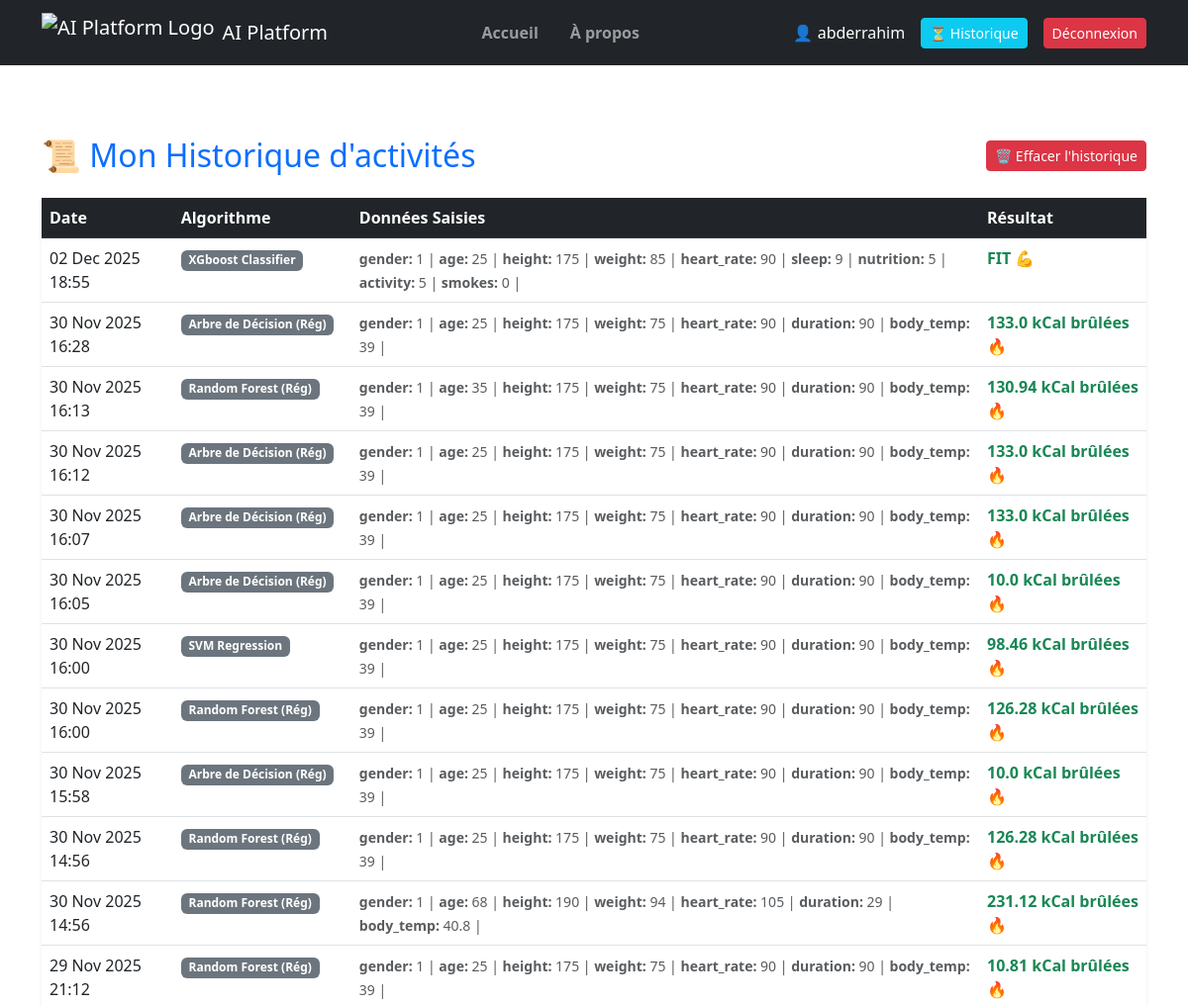
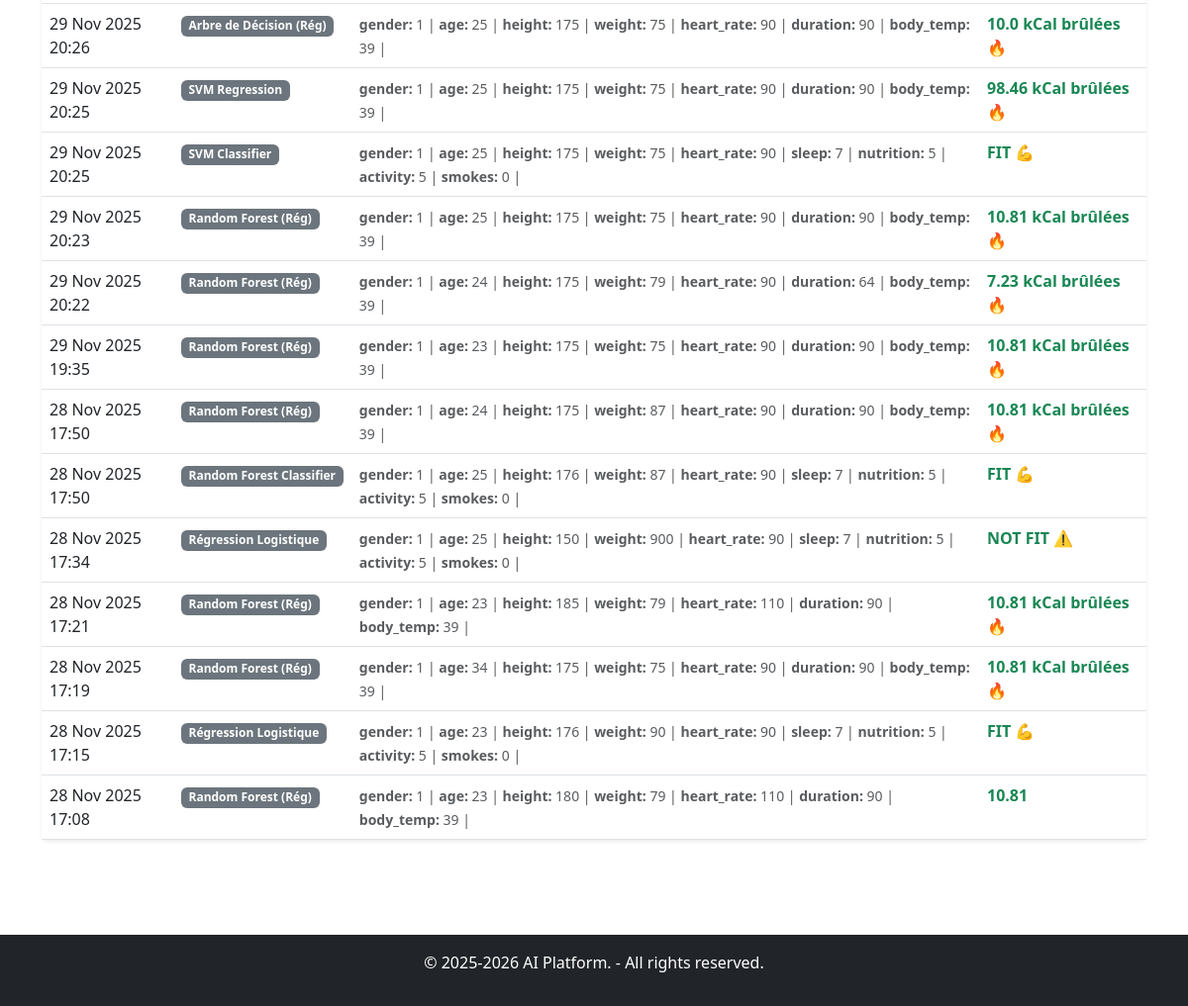
/historique/ (signed in), run on the app's committed database (2 pictures, top to bottom).
### algoML/models.py (models this page shows, shortened)
class Historique(models.Model):
    user = models.ForeignKey(User, on_delete=models.CASCADE)
    algo_name = models.CharField(max_length=100)
    input_data = models.JSONField()
    resultat = models.CharField(max_length=100)
    date = models.DateTimeField(auto_now_add=True)
    class Meta:
        ordering = ['-date']

### algoML/views.py (the view)
# urls.py: path('historique/', views.historique_view, name='historique'),
@login_required # Oblige à être connecté pour voir cette page
def historique_view(request):
    historiques = Historique.objects.filter(user=request.user).order_by('-date')
    return render(request, 'historique.html', {'historiques': historiques})

### algoML/templates/historique.html (shortened to what this page needs)
{% include "includes/header.html" %}
{% load static %}
<div class="container py-5">
    <div class="d-flex justify-content-between align-items-center mb-4">
        <h2 class="text-primary mb-0">📜 Mon Historique d'activités</h2>
        {% if historiques %}
            <form action="{% url 'clear_history' %}" method="POST" onsubmit="return confirm('Êtes-vous sûr de vouloir effacer tout votre historique ?');">
                <button type="submit" class="btn btn-danger btn-sm">
                    🗑️ Effacer l'historique
                </button>
            </form>
        {% endif %}
    </div>
    {% if historiques %}
        <div class="card shadow-sm border-0">
            <div class="card-body p-0">
                <div class="table-responsive">
                    <table class="table table-hover mb-0">
                        <thead class="table-dark">
                            <tr>
                                <th>Date</th>
                                <th>Algorithme</th>
                                <th>Données Saisies</th>
                                <th>Résultat</th>
                            </tr>
                        </thead>
                        <tbody>
                            {% for item in historiques %}
                            <tr>
                                <td>{{ item.date|date:"d M Y H:i" }}</td>
                                <td>
                                    <span class="badge bg-secondary">{{ item.algo_name }}</span>
                                </td>
                                <td>
                                    <small class="text-muted">
                                        {% for key, value in item.input_data.items %}
                                            {% if key != 'algo' %} <strong>{{ key }}:</strong> {{ value }} |
                                            {% endif %}
                                        {% endfor %}
                                    </small>
                                </td>
                                <td>
                                    <span class="fw-bold text-success">{{ item.resultat }}</span>
                                </td>
                            </tr>
                            {% endfor %}
                        </tbody>
                    </table>
                </div>
            </div>
        </div>
    {% else %}
        <div class="alert alert-info text-center">
            <h4>Aucun historique trouvé 🕵️‍♂️</h4>
            <p>Commencez par tester un algorithme pour voir vos résultats ici !</p>
            <a href="{% url 'home' %}" class="btn btn-primary mt-2">Aller aux Algorithmes</a>
        </div>
    {% endif %}
</div>
{% include "includes/footer.html" %}

### algoML/templates/includes/header.html (shortened to what this page needs)
{% load static %}
<!DOCTYPE html>
<html lang="en">
<head>
    <link href="https://cdn.jsdelivr.net/npm/bootstrap@5.3.0/dist/css/bootstrap.min.css" rel="stylesheet">
</head>
<body class="d-flex flex-column min-vh-100">
<nav class="navbar navbar-expand-lg navbar-dark bg-dark mb-4">
    <div class="container">
        <a class="navbar-brand d-flex align-items-center" href="{% url 'home' %}">
            <img src="{% static 'images/logo.png' %}" alt="AI Platform Logo" height="40" class="me-2">
            <span>AI Platform</span>
        </a>
        <div class="collapse navbar-collapse" id="navbarNav">
    <ul class="navbar-nav mx-auto mb-2 mb-lg-0 text-center">
        <li class="nav-item">
            <a class="nav-link {% if request.resolver_match.url_name == 'home' %}active{% endif %} fw-semibold" href="{% url 'home' %}">Accueil</a>
        </li>
        <li class="nav-item">
            <a class="nav-link {% if request.resolver_match.url_name == 'about' %}active{% endif %} fw-semibold mx-lg-3" href="{% url 'about' %}">À propos</a>
        </li>
    </ul>
    <div class="d-flex align-items-center justify-content-center gap-2">
        {% if user.is_authenticated %}
            <span class="text-white me-2">👤 {{ user.username }}</span>
            <a href="{% url 'historique' %}" class="btn btn-sm btn-info text-white me-2">
                ⏳ Historique
            </a>
            <form action="{% url 'logout' %}" method="post" class="d-inline">
                <button type="submit" class="btn btn-sm btn-danger">Déconnexion</button>
            </form>
        {% else %}
            <a href="{% url 'login' %}" class="btn btn-sm btn-outline-light">Connexion</a>
            <a href="{% url 'signup' %}" class="btn btn-sm btn-warning text-dark fw-bold">Inscription</a>
        {% endif %}
    </div>
</div>
        </div>
</nav>

### data on the page
Historique: date "02 Dec 2025 18:55", algo_name "XGboost Classifier", input_data "gender" "age" "height" "weight" "heart_rate" "sleep" "nutrition" "activity" "smokes", input_data "1" "25" "175" "85" "90" "9" "5" "5" "0", resultat "FIT 💪"
Historique: date "30 Nov 2025 16:28", algo_name "Arbre de Décision (Rég)", input_data "gender" "age" "height" "weight" "heart_rate" "duration" "body_temp", input_data "1" "25" "175" "75" "90" "90" "39", resultat "133.0 kCal brûlées 🔥"
Historique: date "30 Nov 2025 16:13", algo_name "Random Forest (Rég)", input_data "gender" "age" "height" "weight" "heart_rate" "duration" "body_temp", input_data "1" "35" "175" "75" "90" "90" "39", resultat "130.94 kCal brûlées 🔥"
Historique: date "30 Nov 2025 16:12", algo_name "Arbre de Décision (Rég)", input_data "gender" "age" "height" "weight" "heart_rate" "duration" "body_temp", input_data "1" "25" "175" "75" "90" "90" "39", resultat "133.0 kCal brûlées 🔥"
Historique: date "30 Nov 2025 16:07", algo_name "Arbre de Décision (Rég)", input_data "gender" "age" "height" "weight" "heart_rate" "duration" "body_temp", input_data "1" "25" "175" "75" "90" "90" "39", resultat "133.0 kCal brûlées 🔥"
Historique: date "30 Nov 2025 16:05", algo_name "Arbre de Décision (Rég)", input_data "gender" "age" "height" "weight" "heart_rate" "duration" "body_temp", input_data "1" "25" "175" "75" "90" "90" "39", resultat "10.0 kCal brûlées 🔥"
Historique: date "30 Nov 2025 16:00", algo_name "SVM Regression", input_data "gender" "age" "height" "weight" "heart_rate" "duration" "body_temp", input_data "1" "25" "175" "75" "90" "90" "39", resultat "98.46 kCal brûlées 🔥"
Historique: date "30 Nov 2025 16:00", algo_name "Random Forest (Rég)", input_data "gender" "age" "height" "weight" "heart_rate" "duration" "body_temp", input_data "1" "25" "175" "75" "90" "90" "39", resultat "126.28 kCal brûlées 🔥"
Historique: date "30 Nov 2025 15:58", algo_name "Arbre de Décision (Rég)", input_data "gender" "age" "height" "weight" "heart_rate" "duration" "body_temp", input_data "1" "25" "175" "75" "90" "90" "39", resultat "10.0 kCal brûlées 🔥"
Historique: date "30 Nov 2025 14:56", algo_name "Random Forest (Rég)", input_data "gender" "age" "height" "weight" "heart_rate" "duration" "body_temp", input_data "1" "25" "175" "75" "90" "90" "39", resultat "126.28 kCal brûlées 🔥"
Historique: date "30 Nov 2025 14:56", algo_name "Random Forest (Rég)", input_data "gender" "age" "height" "weight" "heart_rate" "duration" "body_temp", input_data "1" "68" "190" "94" "105" "29" "40.8", resultat "231.12 kCal brûlées 🔥"
Historique: date "29 Nov 2025 21:12", algo_name "Random Forest (Rég)", input_data "gender" "age" "height" "weight" "heart_rate" "duration" "body_temp", input_data "1" "25" "175" "75" "90" "90" "39", resultat "10.81 kCal brûlées 🔥"
Historique: date "29 Nov 2025 20:26", algo_name "Arbre de Décision (Rég)", input_data "gender" "age" "height" "weight" "heart_rate" "duration" "body_temp", input_data "1" "25" "175" "75" "90" "90" "39", resultat "10.0 kCal brûlées 🔥"
Historique: date "29 Nov 2025 20:25", algo_name "SVM Regression", input_data "gender" "age" "height" "weight" "heart_rate" "duration" "body_temp", input_data "1" "25" "175" "75" "90" "90" "39", resultat "98.46 kCal brûlées 🔥"
Historique: date "29 Nov 2025 20:25", algo_name "SVM Classifier", input_data "gender" "age" "height" "weight" "heart_rate" "sleep" "nutrition" "activity" "smokes", input_data "1" "25" "175" "75" "90" "7" "5" "5" "0", resultat "FIT 💪"
Historique: date "29 Nov 2025 20:23", algo_name "Random Forest (Rég)", input_data "gender" "age" "height" "weight" "heart_rate" "duration" "body_temp", input_data "1" "25" "175" "75" "90" "90" "39", resultat "10.81 kCal brûlées 🔥"
Historique: date "29 Nov 2025 20:22", algo_name "Random Forest (Rég)", input_data "gender" "age" "height" "weight" "heart_rate" "duration" "body_temp", input_data "1" "24" "175" "79" "90" "64" "39", resultat "7.23 kCal brûlées 🔥"
Historique: date "29 Nov 2025 19:35", algo_name "Random Forest (Rég)", input_data "gender" "age" "height" "weight" "heart_rate" "duration" "body_temp", input_data "1" "23" "175" "75" "90" "90" "39", resultat "10.81 kCal brûlées 🔥"
Historique: date "28 Nov 2025 17:50", algo_name "Random Forest (Rég)", input_data "gender" "age" "height" "weight" "heart_rate" "duration" "body_temp", input_data "1" "24" "175" "87" "90" "90" "39", resultat "10.81 kCal brûlées 🔥"
Historique: date "28 Nov 2025 17:50", algo_name "Random Forest Classifier", input_data "gender" "age" "height" "weight" "heart_rate" "sleep" "nutrition" "activity" "smokes", input_data "1" "25" "176" "87" "90" "7" "5" "5" "0", resultat "FIT 💪"
Historique: date "28 Nov 2025 17:34", algo_name "Régression Logistique", input_data "gender" "age" "height" "weight" "heart_rate" "sleep" "nutrition" "activity" "smokes", input_data "1" "25" "150" "900" "90" "7" "5" "5" "0", resultat "NOT FIT ⚠️"
Historique: date "28 Nov 2025 17:21", algo_name "Random Forest (Rég)", input_data "gender" "age" "height" "weight" "heart_rate" "duration" "body_temp", input_data "1" "23" "185" "79" "110" "90" "39", resultat "10.81 kCal brûlées 🔥"
Historique: date "28 Nov 2025 17:19", algo_name "Random Forest (Rég)", input_data "gender" "age" "height" "weight" "heart_rate" "duration" "body_temp", input_data "1" "34" "175" "75" "90" "90" "39", resultat "10.81 kCal brûlées 🔥"
Historique: date "28 Nov 2025 17:15", algo_name "Régression Logistique", input_data "gender" "age" "height" "weight" "heart_rate" "sleep" "nutrition" "activity" "smokes", input_data "1" "23" "176" "90" "90" "7" "5" "5" "0", resultat "FIT 💪"
Historique: date "28 Nov 2025 17:08", algo_name "Random Forest (Rég)", input_data "gender" "age" "height" "weight" "heart_rate" "duration" "body_temp", input_data "1" "23" "180" "79" "110" "90" "39", resultat "10.81"

### other printed values
{{ user.username }} "abderrahim"
